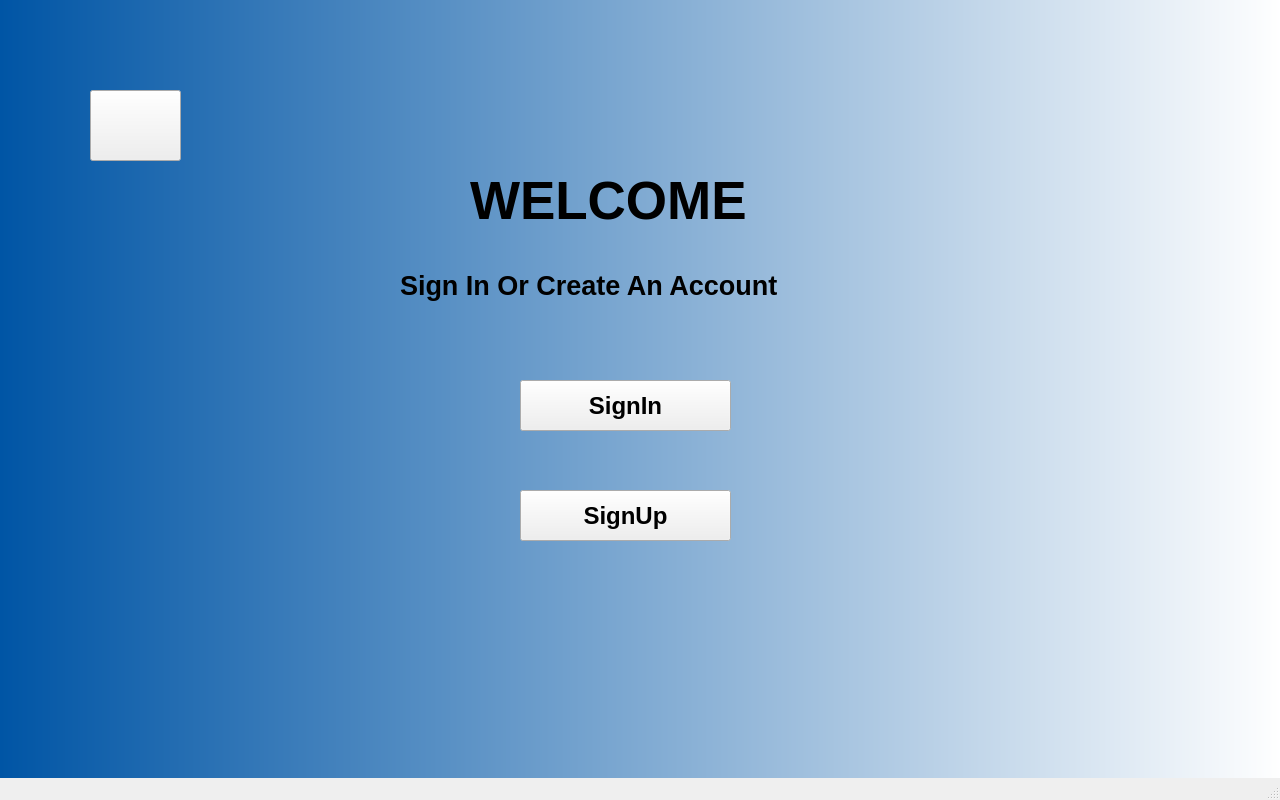
<?xml version="1.0" encoding="UTF-8"?>
<ui version="4.0">
 <class>MainWindow</class>
 <widget class="QMainWindow" name="MainWindow">
  <property name="geometry">
   <rect>
    <x>0</x>
    <y>0</y>
    <width>1280</width>
    <height>800</height>
   </rect>
  </property>
  <property name="maximumSize">
   <size>
    <width>1280</width>
    <height>800</height>
   </size>
  </property>
  <property name="windowTitle">
   <string>MainWindow</string>
  </property>
  <widget class="QWidget" name="centralwidget">
   <widget class="QWidget" name="widget" native="true">
    <property name="geometry">
     <rect>
      <x>0</x>
      <y>0</y>
      <width>1280</width>
      <height>800</height>
     </rect>
    </property>
    <property name="styleSheet">
     <string notr="true">QWidget#widget
{background-color: qlineargradient(spread:pad, x1:0, y1:1, x2:1, y2:1, stop:0 rgba(0, 85, 165, 255), stop:1 rgba(255, 255, 255, 255));}</string>
    </property>
    <widget class="QLabel" name="wlcm">
     <property name="geometry">
      <rect>
       <x>470</x>
       <y>160</y>
       <width>361</width>
       <height>81</height>
      </rect>
     </property>
     <property name="font">
      <font>
       <pointsize>40</pointsize>
       <weight>75</weight>
       <bold>true</bold>
      </font>
     </property>
     <property name="text">
      <string>WELCOME</string>
     </property>
    </widget>
    <widget class="QLabel" name="label">
     <property name="geometry">
      <rect>
       <x>400</x>
       <y>260</y>
       <width>491</width>
       <height>51</height>
      </rect>
     </property>
     <property name="font">
      <font>
       <pointsize>20</pointsize>
       <weight>75</weight>
       <bold>true</bold>
      </font>
     </property>
     <property name="text">
      <string>Sign In Or Create An Account</string>
     </property>
    </widget>
    <widget class="QPushButton" name="signin_btn1">
     <property name="geometry">
      <rect>
       <x>520</x>
       <y>380</y>
       <width>211</width>
       <height>51</height>
      </rect>
     </property>
     <property name="font">
      <font>
       <pointsize>18</pointsize>
       <weight>75</weight>
       <bold>true</bold>
      </font>
     </property>
     <property name="cursor">
      <cursorShape>PointingHandCursor</cursorShape>
     </property>
     <property name="text">
      <string>SignIn</string>
     </property>
    </widget>
    <widget class="QPushButton" name="signup_btn1">
     <property name="geometry">
      <rect>
       <x>520</x>
       <y>490</y>
       <width>211</width>
       <height>51</height>
      </rect>
     </property>
     <property name="font">
      <font>
       <pointsize>18</pointsize>
       <weight>75</weight>
       <bold>true</bold>
      </font>
     </property>
     <property name="cursor">
      <cursorShape>PointingHandCursor</cursorShape>
     </property>
     <property name="text">
      <string>SignUp</string>
     </property>
    </widget>
    <widget class="QPushButton" name="gb_btn1">
     <property name="geometry">
      <rect>
       <x>90</x>
       <y>90</y>
       <width>91</width>
       <height>71</height>
      </rect>
     </property>
     <property name="cursor">
      <cursorShape>PointingHandCursor</cursorShape>
     </property>
     <property name="styleSheet">
      <string notr="true">image: url(:/image/back.png);</string>
     </property>
     <property name="text">
      <string/>
     </property>
    </widget>
   </widget>
  </widget>
  <widget class="QMenuBar" name="menubar">
   <property name="geometry">
    <rect>
     <x>0</x>
     <y>0</y>
     <width>1280</width>
     <height>26</height>
    </rect>
   </property>
  </widget>
  <widget class="QStatusBar" name="statusbar"/>
 </widget>
 <resources>
  <include location="image.qrc"/>
 </resources>
 <connections/>
</ui>
